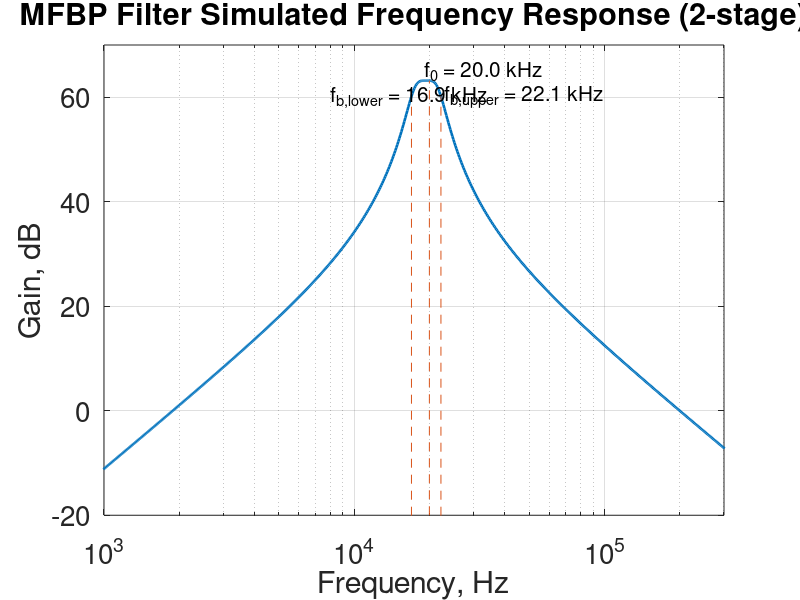

MATLAB code to generate this figure:
%%

close all;

array = csvread('task2_design.CSV');
freq = array(:, 1);
dB = array(:, 4);

semilogx(freq, dB,'linewidth', 1.9);
grid on;
set(gca,'fontsize',20); % set font size
title('MFBP Filter Simulated Frequency Response (2-stage)');
ylabel('Gain, dB');
xlabel('Frequency, Hz');
xlim([10e2 30e4]);
ylim([-20 70]);

max(dB)
fmax = interp1(dB,freq,max(dB))
index = find(freq == fmax);
a = freq(1:index);
b = freq(index:end);

% Lower cutoff frequency line.
f3db = interp1(dB(1:length(a)),a,60.18)
line([f3db f3db], [-60 60.18],'linestyle', '--');
label1 = 'f_{b,lower} = 16.9 kHz';
text(0.8e4,60.18,label1,'fontsize',15);

line([fmax fmax], [-20, 63.18],'linestyle','--');
label1 = 'f_{0} = 20.0 kHz';
text(1.9e4,65.18,label1,'fontsize',15);

% Upper cutoff frequency line.
f3db2 = interp1(dB(length(a):end),b,60.18)
line([f3db2 f3db2], [-60 60.18],'linestyle', '--');
label1 = 'f_{b,upper} = 22.1 kHz';
text(2.3e4,60.18,label1,'fontsize',15);
hold off;
